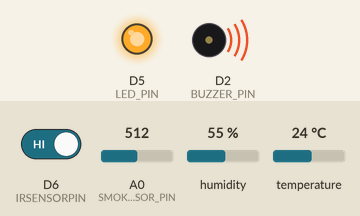
Bench run of a sketch on a simulated ESP8266 (NodeMCU). Parts: output pins drawn as LEDs (lit = HIGH), buzzer (waves = sounding, pin HIGH). Inputs (shaded band) come from the test bench; at power-on: A0 (SMOKE_SENSOR_PIN) = 512, D6 (IRSENSORPIN) HIGH, humidity 55 %, temperature 24 °C. WiFi joins after 1.5 s; servers stay silent unless stated; web services answer with replies made up by the test bench; what the sketch prints to the serial monitor is not drawn.

Above: at 7.9 s.
8.0 s: A0 (SMOKE_SENSOR_PIN) set to 311
10.9 s: A0 (SMOKE_SENSOR_PIN) set to 283
At 12.2 s:
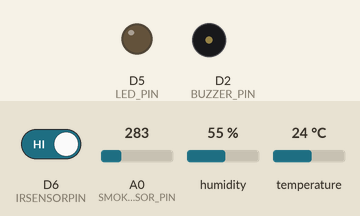
13.8 s: A0 (SMOKE_SENSOR_PIN) set to 306
At 15.3 s:
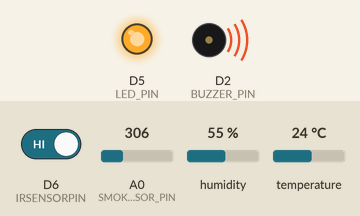
Timing chart, 0 to 16.8 s (numbered marks = the images above; inputs shaded):
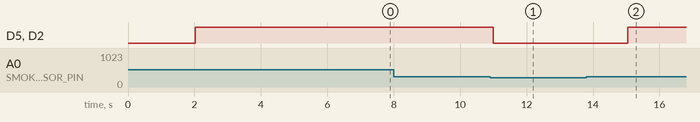

Measured:
- the behaviour switches between 301 and 300 on A0 (SMOKE_SENSOR_PIN) (found by bisection; images 0 and 1)
- after the input at 8.0 s, every drawn part: stays the same
- after the input at 10.9 s, D5 (LED_PIN), D2 (BUZZER_PIN): HIGH → LOW after 0.09 s
- after the input at 13.8 s, D5 (LED_PIN), D2 (BUZZER_PIN): LOW → HIGH after 1.2 s

The sketch:

emergency_response_system.ino
```cpp
#include <ESP8266WiFi.h>
#include <WiFiClient.h>
#include <ESP8266HTTPClient.h>
#include <DHT.h>

// Define pins for sensors and outputs
#define DHTPIN D4              // Pin where the DHT11 is connected
#define DHTTYPE DHT11          // DHT11 sensor
#define BUZZER_PIN D2          // Pin for the buzzer
#define LED_PIN D5             // Pin for the LED
#define SMOKE_SENSOR_PIN A0    // Analog pin for the smoke sensor (MQ-2)
#define GAS_SENSOR_PIN A0      // Analog pin for the gas sensor (MQ-135) - same as smoke sensor for testing
#define IRSENSORPIN D6         // IR sensor pin

// Initialize the DHT11 sensor
DHT dht(DHTPIN, DHTTYPE);

// ThingSpeak API credentials
const char* writeAPIKey = "YOUR_THINGSPEAK_API_KEY";  // Replace with your ThingSpeak API key
const char* server = "api.thingspeak.com";

// WiFi credentials
const char* ssid = "YOUR_WIFI_SSID";          // Your WiFi SSID
const char* password = "YOUR_WIFI_PASSWORD";  // Your WiFi Password

// Set threshold values
const float TEMP_THRESHOLD = 30.0;  // Temperature threshold in °C
const float HUMIDITY_THRESHOLD = 70.0; // Humidity threshold in %
const int MQ2_THRESHOLD = 300;       // MQ-2 gas/smoke threshold (adjust based on calibration)

WiFiClient client;

void setup() {
  // Initialize serial communication
  Serial.begin(115200);

  // Initialize sensor and output pins
  pinMode(BUZZER_PIN, OUTPUT);
  pinMode(LED_PIN, OUTPUT);
  pinMode(IRSENSORPIN, INPUT);  // Set IR sensor pin as input

  // Start DHT sensor
  dht.begin();

  // Connect to WiFi
  WiFi.begin(ssid, password);
  while (WiFi.status() != WL_CONNECTED) {
    delay(1000);
    Serial.println("Connecting to WiFi...");
  }
  Serial.println("Connected to WiFi");
}

void loop() {
  // Read temperature and humidity from DHT11 sensor
  float temperature = dht.readTemperature();
  float humidity = dht.readHumidity();

  // Read values from smoke sensor (MQ-2)
  int smokeLevel = analogRead(SMOKE_SENSOR_PIN);

  // Read IR sensor for object detection
  int irValue = digitalRead(IRSENSORPIN);
  int objectDetected = (irValue == LOW) ? 1 : 0;  // 1 for detected, 0 for not detected

  // Print sensor data to the serial monitor
  Serial.print("Temperature: ");
  Serial.print(temperature);
  Serial.println(" °C");

  Serial.print("Humidity: ");
  Serial.print(humidity);
  Serial.println(" %");

  Serial.print("Smoke Level: ");
  Serial.println(smokeLevel);

  Serial.print("Object Detection: ");
  Serial.println(objectDetected ? "Object detected" : "No object detected");

  // Check thresholds and take action
  if (temperature > TEMP_THRESHOLD || humidity > HUMIDITY_THRESHOLD || smokeLevel > MQ2_THRESHOLD) {
    Serial.println("WARNING: Threshold exceeded!");
    digitalWrite(BUZZER_PIN, HIGH);
    digitalWrite(LED_PIN, HIGH);

    // Send data to ThingSpeak
    sendToThingSpeak(temperature, humidity, smokeLevel, objectDetected);
  } else {
    digitalWrite(BUZZER_PIN, LOW);
    digitalWrite(LED_PIN, LOW);
  }

  // Wait for 2 seconds before the next reading
  delay(2000);
}

void sendToThingSpeak(float temperature, float humidity, int smokeLevel, int objectDetected) {
  if (WiFi.status() == WL_CONNECTED) {
    HTTPClient http;

    // Build URL for the GET request
    String url = "http://" + String(server) + "/update?api_key=" + String(writeAPIKey) +
                 "&field1=" + String(temperature) +
                 "&field2=" + String(humidity) +
                 "&field3=" + String(smokeLevel) +
                 "&field4=" + String(objectDetected);  // New field for object detection

    // Print URL to serial for debugging
    Serial.print("Sending data to URL: ");
    Serial.println(url);

    // Send the request to ThingSpeak
    http.begin(client, url);
    http.setTimeout(10000);  // Set timeout to 10 seconds
    int httpResponseCode = http.GET();

    // Check for HTTP errors
    if (httpResponseCode > 0) {
      Serial.print("ThingSpeak Response code: ");
      Serial.println(httpResponseCode);
      if (httpResponseCode == 200) {
        Serial.println("Data sent successfully to ThingSpeak!");
      } else {
        Serial.println("Error: Non-200 response from ThingSpeak.");
      }
    } else {
      Serial.print("Error sending data to ThingSpeak: ");
      Serial.println(http.errorToString(httpResponseCode));
    }
    http.end(); // Free resources
  } else {
    Serial.println("WiFi not connected.");
  }
}
```
